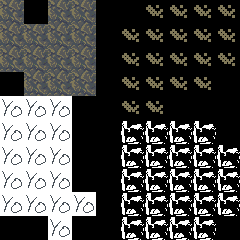

The image is a tile-based game level rendered from a .tmx file. Its description and complete source (layers, tilesets, objects, tile grids) follow:
An orthogonal 10x10 tile map with 24x24 px tiles, 1 tile layer (Tile Layer 1).

<map version="1.0" orientation="orthogonal" renderorder="right-down" width="10" height="10" tilewidth="24" tileheight="24" nextobjectid="1">
 <tileset firstgid="1" name="image" tilewidth="24" tileheight="24">
  <image source="image.bmp" trans="010101" width="48" height="48" />
 </tileset>
 <layer name="Tile Layer 1" width="10" height="10">
  <data encoding="csv">
1,0,1,1,0,0,2,2,2,2,
1,1,1,1,0,2,2,2,2,2,
1,1,1,1,0,2,2,2,2,2,
0,1,1,1,0,2,2,2,2,0,
3,3,3,0,0,2,2,0,0,0,
3,3,3,0,0,4,4,4,4,0,
3,3,3,0,0,4,4,4,4,4,
3,3,3,0,0,4,4,4,4,4,
3,3,3,3,0,4,4,4,4,4,
0,0,3,0,0,4,4,4,4,0
</data>
 </layer>
</map>
